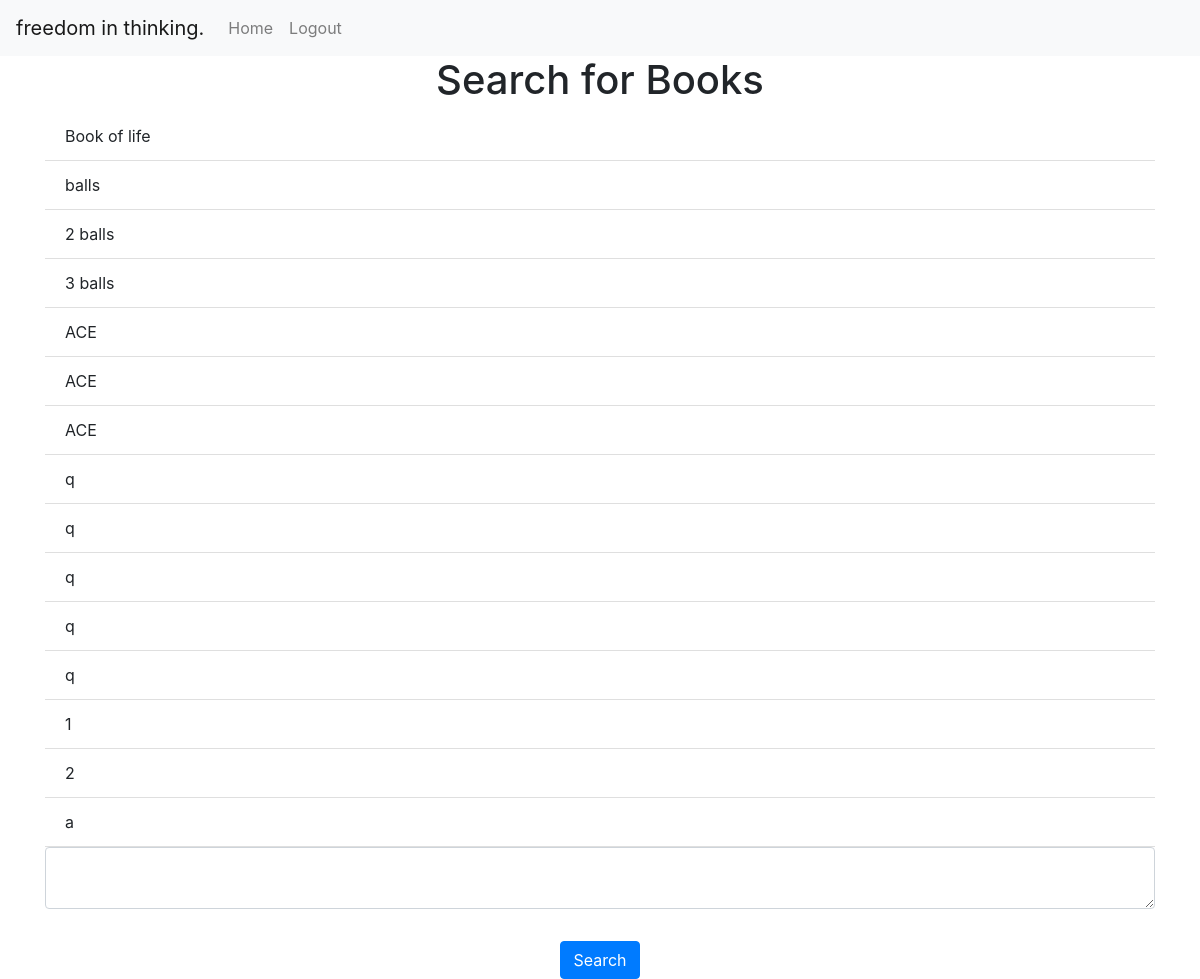
Page / (signed in) on the committed database.
### website/models.py (models this page shows)
class Review(db.Model):
    id  = db.Column(db.Integer, primary_key=True)
    data = db.Column(db.String(10000))
    date = db.Column(db.DateTime(timezone=True), default=func.now())
    user_id = db.Column(db.Integer, db.ForeignKey('user.id'))

### website/views.py (the view, shortened to what this page needs)
@views.route('/', methods=['GET', 'POST'])
@login_required
def home():
    return render_template("home.html", user=current_user)

### website/__init__.py (called while the page is built)
def create_app():
    app = Flask(__name__)
    app.secret_key = "super secret key"
    app.config['SECRECT_KEY'] = 'enis alushi'
    app.config['SQLALCHEMY_DATABASE_URI'] = f'sqlite:///{DB_NAME}'
    db.init_app(app)
    from .views import views
    from .auth import auth
    app.register_blueprint(views, url_prefix='/')
    app.register_blueprint(auth, url_prefix='/')
    from .models import User, Review
    create_database(app)
    login_manager=LoginManager()
    login_manager.login_view = 'auth.login'
    login_manager.init_app(app)
    @login_manager.user_loader
    def load_user(id):
        return User.query.get(int(id))
    return app

### website/templates/home.html (shortened to what this page needs)
{% extends "base.html" %} {% block title %}Home{% endblock %}
{% block content %}
<h1 align="center">Search for Books</h1>
<ul class="list-group list-group-flush" id="review">
    {% for review in user.review %}
    <li class="list-group-item">{{ review.data }}</li>
    {% endfor %}
</ul>
<form method="POST">
    <textarea name="review" id="review" class="form-control"></textarea>
    <br />
    <div align="center">
        <button type="submit" class="btn btn-primary"> Search </button>
    </div>
</form>
{% endblock %}

### website/templates/base.html (shortened to what this page needs)
<!DOCTYPE html>
<html>
<head>
    <link
      rel="stylesheet"
      href="https://stackpath.bootstrapcdn.com/bootstrap/4.4.1/css/bootstrap.min.css"
    />
    <link
      rel="stylesheet"
      href="https://stackpath.bootstrapcdn.com/font-awesome/4.7.0/css/font-awesome.min.css"
    />
</head>
<body>
    <nav class="navbar navbar-expand-lg navbar-light bg-light">
        <a class="navbar-brand" href="#">
            freedom in thinking.
          </a>
        <div class="collapse navbar-collapse" id="navbar">
            <div class="navbar-nav">
              {%if user.is_authenticated %}
              <a class="nav-item nav-link" id="login" href="/">Home</a>
              <a class="nav-item nav-link" id="login" href="/logout">Logout</a>
              {% else %}
              <a class="nav-item nav-link" id="login" href="/login">Login</a>
              <a class="nav-item nav-link" id="signUp" href="/sign-up">Sign Up</a>
              {% endif %}
            </div>
        </div>
    </nav>
    <div class="container">
        {% block content %}
        {% endblock %}
    </div>
</body>
</html>

### rows in the picture
Review: data "Book of life"
Review: data "balls"
Review: data "2 balls"
Review: data "3 balls"
Review: data "ACE"
Review: data "ACE"
Review: data "ACE"
Review: data "q"
Review: data "q"
Review: data "q"
Review: data "q"
Review: data "q"
Review: data "1"
Review: data "2"
Review: data "a"
